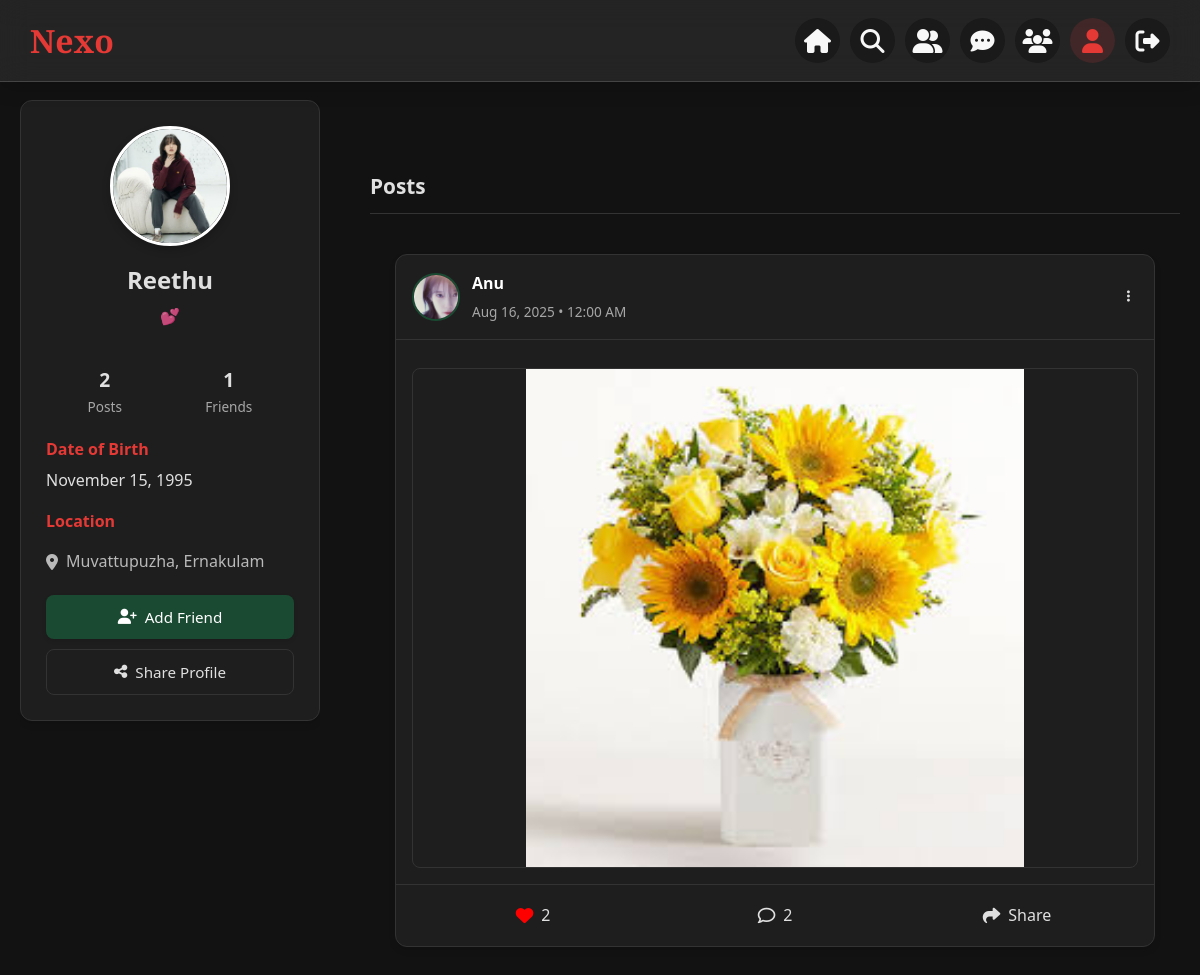
Screenshot of /Project/User/MyProfile.php?id=2 (signed in) with the database file from the repository.
### tables this page shows
CREATE TABLE `tbl_user` (
  `user_id` int(11) NOT NULL,
  `user_name` varchar(30) NOT NULL,
  `user_bio` varchar(2500) NOT NULL,
  `user_gender` varchar(10) NOT NULL,
  `user_status` enum('active','banned') DEFAULT 'active',
  `user_dob` date NOT NULL,
  `user_contact` varchar(11) NOT NULL,
  `user_email` varchar(30) NOT NULL,
  `user_password` varchar(2000) NOT NULL,
  `place_id` int(11) NOT NULL,
  `user_photo` varchar(100) NOT NULL
);

CREATE TABLE `tbl_place` (
  `place_id` int(11) NOT NULL,
  `district_id` int(11) NOT NULL,
  `place_name` varchar(50) NOT NULL
);

CREATE TABLE `tbl_district` (
  `district_id` int(11) NOT NULL,
  `district_name` varchar(50) NOT NULL
);

CREATE TABLE `tbl_post` (
  `post_id` int(11) NOT NULL,
  `post_caption` varchar(50) NOT NULL,
  `post_photo` varchar(500) NOT NULL,
  `post_date` date NOT NULL,
  `user_id` int(11) NOT NULL
);

### Project/User/MyProfile.php (the view, shortened to what this page needs)
<?php
include '../Assets/Connection/Connection.php';
$uid = $_SESSION["uid"];
$profile_id = isset($_GET['id']) ? $_GET['id'] : $uid;
$profileQry = "SELECT u.*, p.place_name, d.district_name
              FROM tbl_user u
              JOIN tbl_place p ON u.place_id = p.place_id
              JOIN tbl_district d ON p.district_id = d.district_id
              WHERE u.user_id = $profile_id";
$profileData = $con->query($profileQry)->fetch_assoc();
$is_own_profile = ($uid == $profile_id);
$postCountQry = "SELECT COUNT(*) as count FROM tbl_post WHERE user_id = $profile_id";
$postCount = $con->query($postCountQry)->fetch_assoc()['count'];
$friendCountQry = "SELECT COUNT(*) as count FROM tbl_friends
                  WHERE (user_from_id = $profile_id OR user_to_id = $profile_id)
                  AND friends_status = 1";
$friendCount = $con->query($friendCountQry)->fetch_assoc()['count'];
?>
<!DOCTYPE html>
<html lang="en">
<head>
    <link rel="stylesheet" href="https://cdnjs.cloudflare.com/ajax/libs/font-awesome/6.4.0/css/all.min.css">
</head>
<body>
    <?php include("Header.php") ?>
    <div class="profile-container">
        <div class="profile-sidebar">
            <div class="profile-card">
                <div class="profile-header">
                    <img src="../Assets/Files/UserDocs/<?=htmlspecialchars($profileData['user_photo'])?>"
                         alt="Profile Photo" class="profile-avatar">
                    <h2 class="profile-name"><?=htmlspecialchars($profileData['user_name'])?></h2>
                    <p class="profile-bio"><?=htmlspecialchars($profileData['user_bio'] ?? 'No bio yet')?></p>
                </div>
                <div class="profile-stats">
                    <div class="stat-item" onclick="window.location='#posts'">
                        <div class="stat-number"><?=$postCount?></div>
                        <div class="stat-label">Posts</div>
                    </div>
                    <div class="stat-item" onclick="window.location='FriendsList.php?user_id=<?=$profile_id?>'">
                        <div class="stat-number"><?=$friendCount?></div>
                        <div class="stat-label">Friends</div>
                    </div>
                </div>
                <div class="profile-details">
                    <div class="detail-item">
                        <div class="detail-label">Date of Birth</div>
                        <div><?=date('F j, Y', strtotime($profileData['user_dob']))?></div>
                    </div>
                    <div class="detail-item">
                        <div class="detail-label">Location</div>
                        <div class="location-item">
                            <i class="fas fa-map-marker-alt"></i>
                            <span><?=htmlspecialchars($profileData['place_name'])?>, <?=htmlspecialchars($profileData['district_name'])?></span>
                        </div>
                    </div>
                </div>
                <div class="profile-actions">
                    <?php if($is_own_profile): ?>
                        <button class="btn btn-primary btn-block" onclick="window.location.href='EditProfile.php'">
                            <i class="fas fa-edit"></i> Edit Profile
                        </button>
                    <?php else: ?>
                        <button class="btn btn-primary btn-block" onclick="sendFriendRequest(<?=$profile_id?>)">
                            <i class="fas fa-user-plus"></i> Add Friend
                        </button>
                    <?php endif; ?>
                    <button class="btn btn-outline btn-block" onclick="shareProfile()">
                        <i class="fas fa-share-alt"></i> Share Profile
                    </button>
                </div>
            </div>
        </div>
        <div class="posts-section" id="posts">
            <h2 class="section-title">Posts</h2>
            <?php
            include 'ViewPost.php';
            ?>
        </div>
    </div>
</body>
</html>

### Project/User/ViewPost.php (shortened to what this page needs)
<?php
include '../Assets/Connection/Connection.php';
$uid = mysqli_real_escape_string($con, $_SESSION['uid']);
$sql = "SELECT p.*, u.user_name, u.user_photo,u.user_id,
             (SELECT COUNT(like_id) FROM tbl_like l WHERE l.post_id = p.post_id) AS like_count,
             (SELECT COUNT(like_id) FROM tbl_like l WHERE l.post_id = p.post_id AND l.user_id = '$uid') AS user_liked,
             (SELECT COUNT(comment_id) FROM tbl_comment c WHERE c.post_id = p.post_id) AS comment_count
             FROM tbl_post p
             INNER JOIN tbl_user u ON p.user_id = u.user_id
             WHERE p.user_id = '$uid'
             ORDER BY p.post_date DESC";
$result = $con->query($sql);
?>
<!DOCTYPE html>
<html lang="en">
<head>
    <link rel="stylesheet" href="https://cdnjs.cloudflare.com/ajax/libs/font-awesome/6.5.1/css/all.min.css">
</head>
<body>
    <div class="container">
        <?php if ($result->num_rows > 0) {
            while ($row = $result->fetch_assoc()) {
                $file = $row["post_photo"];
                $extension = strtolower(pathinfo($file, PATHINFO_EXTENSION));
                $file_path = '../Assets/Files/PostDocs/' . $file;
                $post_id = $row['post_id'];
        ?>
        <div class="post-card">
            <div class="post-header">
                <div class="post-avatar">
                    <img src="../Assets/Files/UserDocs/<?php echo htmlspecialchars($row['user_photo']) ?>" alt="<?php echo htmlspecialchars($row['user_name']) ?>">
                </div>
                <div class="post-user">
                    <h4><?php echo htmlspecialchars($row['user_name']) ?></h4>
                    <p><?php echo date('M d, Y • h:i A', strtotime($row['post_date'])) ?></p>
                </div>
                <div class="post-options">
                    <button class="post-options-toggle">
                        <i class="fas fa-ellipsis-v"></i>
                    </button>
                </div>
            </div>
            <div class="post-content">
                <?php if (!empty($file)) { ?>
                    <?php if (in_array($extension, ['jpg', 'jpeg', 'png', 'gif', 'webp'])) { ?>
                        <img src="<?php echo htmlspecialchars($file_path) ?>" alt="Post Image" class="post-media">
                    <?php } ?>
                <?php } ?>
            </div>
            <div class="post-actions">
                <button class="post-action like-btn" data-post-id="<?php echo $post_id ?>" data-liked="<?php echo $row['user_liked'] ? 'true' : 'false' ?>">
                    <i class="<?php echo ($row['user_liked'] > 0) ? 'fas fa-heart liked' : 'far fa-heart'; ?>" id="icon-<?php echo $post_id ?>"></i>
                    <span id="like-count-<?php echo $post_id ?>"><?php echo $row['like_count'] ?></span>
                </button>
                <a href="Comment.php?cid=<?php echo $post_id ?>" class="post-action">
                    <i class="far fa-comment"></i>
                    <span><?php echo $row['comment_count'] ?></span>
                </a>
                <button class="post-action share-btn" data-post-id="<?php echo $post_id ?>">
                    <i class="fas fa-share"></i>
                    <span>Share</span>
                </button>
            </div>
        </div>
        <?php } ?>
        <?php } ?>
    </div>
</body>
</html>

### Project/User/MyProfile.php (style rules this page uses)
:root { --black: #000000; --white: #FFFFFF; --deep-forest: #013220; --forest-green: #1a4b32; --light-forest: #2c6e49; --bg-dark: #121212; --card-dark: #1e1e1e; --text-dark: #e0e0e0; --border-dark: #333333; --accent: #10b582; }
* { box-sizing: border-box; margin: 0; padding: 0; }
body { background-color: var(--bg-dark); color: var(--text-dark); font-family: 'Segoe UI', system-ui, sans-serif; line-height: 1.6; min-height: 100vh; }
.profile-container { display: flex; max-width: 1200px; margin: 80px auto 0; padding: 20px; gap: 30px; }
.profile-sidebar { width: 300px; position: fixed; top: 100px; height: fit-content; overflow-y: auto; }
.profile-card { background-color: var(--card-dark); border-radius: 12px; border: 1px solid var(--border-dark); padding: 25px; margin-bottom: 20px; box-shadow: 0 4px 6px rgba(0,0,0,0.1); }
.profile-header { display: flex; flex-direction: column; align-items: center; text-align: center; margin-bottom: 20px; }
.profile-avatar { width: 120px; height: 120px; border-radius: 50%; object-fit: cover; border: 3px solid white; margin-bottom: 15px; box-shadow: 0 4px 8px rgba(0,0,0,0.2); }
.profile-name { font-size: 1.5rem; font-weight: 600; margin-bottom: 5px; }
.profile-bio { color: var(--text-dark); opacity: 0.8; margin-bottom: 15px; }
.profile-stats { display: flex; justify-content: space-around; margin-top: 20px; }
.stat-item { text-align: center; cursor: pointer; transition: transform 0.2s; }
.stat-number { font-size: 1.2rem; font-weight: 600; }
.stat-label { font-size: 0.85rem; opacity: 0.7; }
.profile-details { margin-top: 20px; }
.detail-item { margin-bottom: 15px; }
.detail-label { font-weight: 600; margin-bottom: 5px; color: #E53935; }
.location-item { display: flex; align-items: center; gap: 8px; margin-top: 15px; color: var(--text-dark); opacity: 0.8; }
.btn { display: inline-flex; align-items: center; justify-content: center; padding: 12px 20px; border-radius: 8px; font-weight: 500; cursor: pointer; transition: all 0.2s ease; text-decoration: none; border: none; font-family: inherit; gap: 8px; font-size: 0.95rem; }
.btn-primary { background-color: var(--forest-green); color: white; box-shadow: 0 2px 4px rgba(0,0,0,0.1); }
.btn-outline { background: transparent; color: var(--text-dark); border: 1px solid var(--border-dark); }
.btn-block { width: 100%; }
.profile-actions { display: flex; flex-direction: column; gap: 10px; margin-top: 20px; }
.posts-section { flex-grow: 1; margin-left:350px; }
.section-title { font-size: 1.3rem; margin-bottom: 20px; padding-bottom: 10px; border-bottom: 1px solid var(--border-dark); }

### Project/User/Header.php (style rules this page uses)
:root { --dark-bg: #0A0A0A; --card-bg: rgba(255, 255, 255, 0.08); --accent-red: #E53935; --text-light: #F8F8F8; --text-subtle: #AFAFAF; --border-color: rgba(255, 255, 255, 0.15); --hover-bg: rgba(255, 255, 255, 0.05); }
body { font-family: 'Montserrat', sans-serif; background-color: var(--dark-bg); color: var(--text-light); margin: 0; padding: 0; padding-top: 70px; }

### rows the page displays
tbl_user: user_photo (picture), user_name "Reethu", user_bio "💕", user_dob "November 15, 1995", place.place_name "Muvattupuzha", tbl_district.district_name "Ernakulam"
tbl_post: user.user_photo (picture), user.user_name "Anu", post_date "Aug 16, 2025 • 12:00 AM", post_photo (picture), like_count "2", comment_count "2"

### other values shown
$postCount "2"
$friendCount "1"
